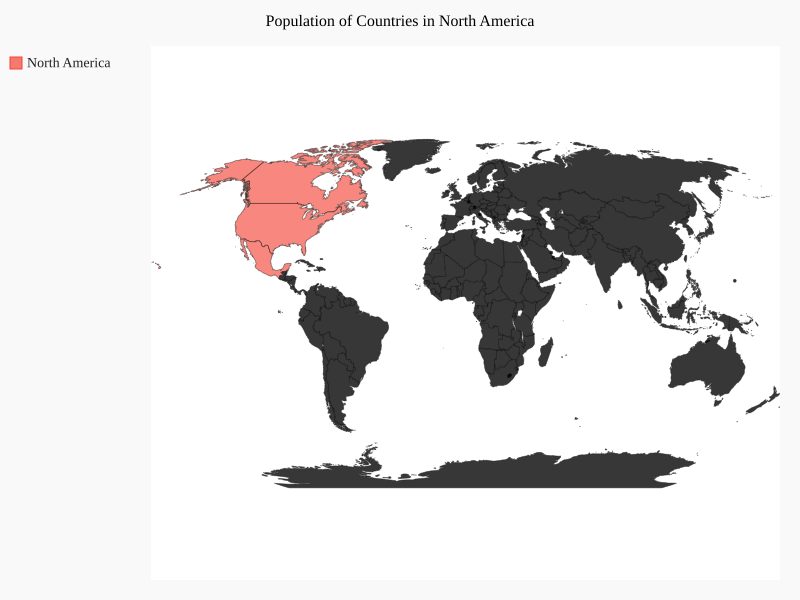

Recreate this plot in Python.
import pygal.maps.world

wm = pygal.maps.world.World()
wm.title = 'Population of Countries in North America'
wm.add('North America', {'ca':34126000, 'us':309349000, 'mx':113423000})

wm.render_to_file('na_populations.svg')
